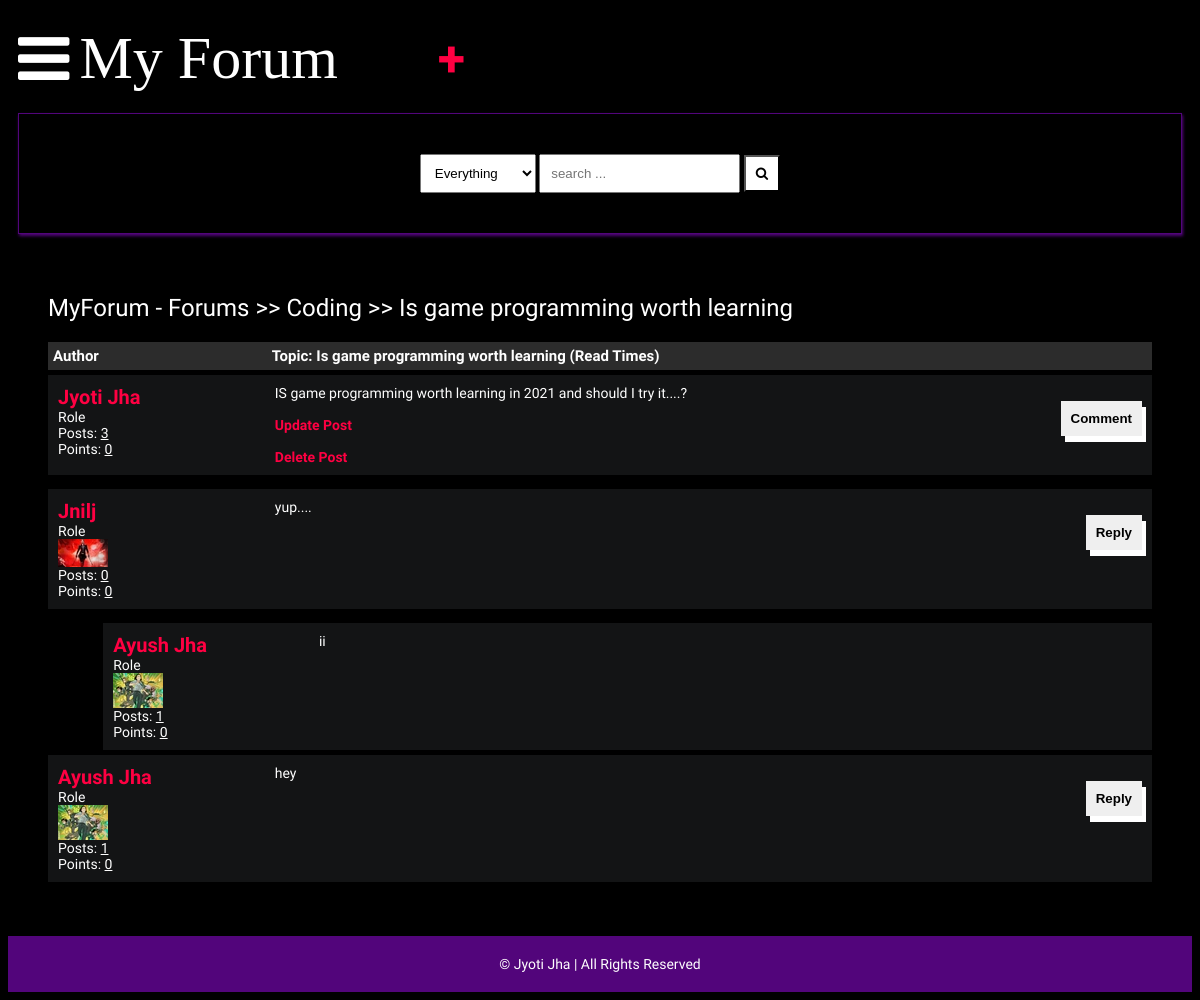
The page /detail/game-programming/ (signed in) on the database its author committed.
### main/models.py (models this page shows, shortened)
class Post(models.Model):
    title = models.CharField(max_length=400)
    slug = models.SlugField(max_length=400, unique=True, blank=True)
    user = models.ForeignKey(Author, on_delete=models.CASCADE)
    content = HTMLField()
    categories = models.ManyToManyField(Category)
    date = models.DateTimeField(auto_now_add=True)
    approved = models.BooleanField(default=True)
    hit_count_generic = GenericRelation(HitCount, object_id_field='object_pk',
        related_query_name='hit_count_generic_relation'
    )
    tags = TaggableManager()
    comments = models.ManyToManyField(Comment, blank=True)
    closed = models.BooleanField(default=False)
    state = models.CharField(max_length=40, default="zero")
    def get_url(self):
        return reverse("detail", kwargs={
            "slug":self.slug
        })

class Category(models.Model):
    title = models.CharField(max_length=50)
    slug = models.SlugField(max_length=400, unique=True, blank=True)
    description = models.TextField(default="description")
    class Meta:
        verbose_name_plural = "categories"
    def __str__(self):
        return self.title
    def get_url(self):
        return reverse("posts", kwargs={
            "slug":self.slug
        })

class Author(models.Model):
    user = models.OneToOneField(User, on_delete=models.CASCADE)
    fullname = models.CharField(max_length=40, blank=False)
    slug = slug = models.SlugField(max_length=400, unique=True, blank=True)
    bio = HTMLField()
    points = models.IntegerField(default=0)
    profile_pic = ResizedImageField(size=[50, 80], quality=100, upload_to="authors", default=None, blank=False, null=True)
    @property
    def num_posts(self):
        return Post.objects.filter(user=self).count()

class Comment(models.Model):
    user = models.ForeignKey(Author, on_delete=models.CASCADE)
    content = models.TextField()
    date = models.DateTimeField(auto_now_add=True)
    replies = models.ManyToManyField(Reply, blank=True)

class Reply(models.Model):
    user = models.ForeignKey(Author, on_delete=models.CASCADE)
    content = models.TextField()
    date = models.DateTimeField(auto_now_add=True)
    class Meta:
        verbose_name_plural = "replies"

### main/views.py (the view)
# urls.py: path("detail/<slug>/", detail, name="detail"),
def detail(request, slug):
    try:
        post = get_object_or_404(Post, slug=slug)
        author = Author.objects.get(user=request.user)
        if "comment-form" in request.POST:
            comment = request.POST.get("comment")
            new_comment, created = Comment.objects.get_or_create(user=author, content=comment)
            post.comments.add(new_comment.id)
        if "reply-form" in request.POST:
            reply = request.POST.get("reply")
            commenr_id = request.POST.get("comment-id")
            comment_obj = Comment.objects.get(id=commenr_id)
            new_reply, created = Reply.objects.get_or_create(user=author, content=reply)
            comment_obj.replies.add(new_reply.id)
        context = {
            "post":post,
            "title": post.title,
        }
        update_views(request, post)
        return render(request, "detail.html", context)
    except:
        return redirect("error404")

### main/context_processors.py (called while the page is built, shortened)
def searchFunction(request):
    search_context = {}
    posts = Post.objects.all()
    return search_context

### main/utils.py (called while the page is built)
def update_views(request, object):
    context = {}
    hit_count = get_hitcount_model().objects.get_for_object(object)
    hits = hit_count.hits
    hitcontext = context["hitcount"] = {"pk": hit_count.pk}
    hit_count_response = HitCountMixin.hit_count(request, hit_count)
    if hit_count_response.hit_counted:
        hits = hits+1
        hitcontext["hitcounted"] = hit_count_response.hit_counted
        hitcontext["hit_message"] = hit_count_response.hit_message
        hitcontext["total_hits"] = hits

### templates/detail.html (shortened to what this page needs)
{% extends 'base.html' %}
{% load hitcount_tags %}
{% block content %}
    <div class="container">
        <div class="navigate">
            <span><a href="{% url 'home' %}">MyForum - Forums</a> >> <a href="{{post.categories.all.0.get_url}}">{{post.categories.all.0}}</a> >> <a href="{{post.get_url}}">{{post.title}}</a></span>
        </div>
        <div class="topic-container">
            <div class="head">
                <div class="authors">Author</div>
                <div class="content">Topic: {{post.title}} (Read {% get_hit_count for post %} Times)</div>
            </div>
            <div class="body">
                <div class="authors">
                    <div class="username"><a href="">{{post.user.fullname|title}}</a></div>
                    <div>Role</div>
                    <div>Posts: <u>{{post.user.num_posts}}</u></div>
                    <div>Points: <u>{{post.user.points}}</u></div>
                </div>
                <div class="content">
                    {{post.content|safe}}
                    <br>
                    <div class="comment">
                        <button onclick="showComment()">Comment</button><br>
                        {% if user.is_authenticated %}
                        <a href=" {% url 'update_post' post.id  %} ">Update Post</a><br><br>
                        <a href=" {% url 'delete_post' post.id  %} ">Delete Post</a>
                        {% endif %}
                    </div>
                </div>
            </div>
        </div>
        {% for comment in post.comments.all %}
        <div class="comments-container">
            <div class="body">
                <div class="authors">
                    <div class="username"><a href="">{{comment.user.fullname|title}}</a></div>
                    <div>Role</div>
                    <img src="{{comment.user.profile_pic.url}}" alt="">
                    <div>Posts: <u>{{comment.user.num_posts}}</u></div>
                    <div>Points: <u>{{comment.user.points}}</u></div>
                </div>
                <div class="content">
                    {{comment.content}}
                    <br>
                    <div class="comment">
                        <button onclick="showReplies('comment{{comment.id}}')">Reply</button>
                    </div>
                </div>
            </div>
        </div>
        {% for reply in comment.replies.all %}
        <div class="comments-container" style="width: 95%; margin-left:5%;">
            <div class="body">
                <div class="authors">
                    <div class="username"><a href="">{{reply.user.fullname|title}}</a></div>
                    <div>Role</div>
                    <img src="{{reply.user.profile_pic.url}}" alt="">
                    <div>Posts: <u>{{reply.user.num_posts}}</u></div>
                    <div>Points: <u>{{reply.user.points}}</u></div>
                </div>
                <div class="content">
                    {{reply.content}}
                    <br>
                </div>
            </div>
        </div>
        {% endfor %}
        {% endfor %}
       </div>
    {% endblock content %}

### templates/base.html (shortened to what this page needs)
﻿{% load static %}
<!DOCTYPE html>
<html lang="en">
<head>
    <link rel="stylesheet" href="{% static 'style.css' %}">
    <link rel="stylesheet" href="https://cdnjs.cloudflare.com/ajax/libs/font-awesome/4.7.0/css/font-awesome.min.css">
</head>
<body>
    <header>
        <div class="navbar">
            <a class="bar-icon" id="iconBar" onclick="hideIconBar()"><i class="fa fa-bars"></i></a>
            <div class="brand">My Forum</div>
            {% if user.is_authenticated %}
            <div style="font-size:50px;font-weight:300px; margin-left:100px;"><a href="{% url 'create_post' %}">+</a></div>
            {% endif %}
        </div>
                <form action="{% url 'search_result' %}" role="form" method="GET">
                <div class="search-box">
                    <div>
                        <select name="search-box" id="">
                            <option value="Everything">Everything</option>
                        </select>
                        <input type="text" name="q" placeholder="search ...">
                        <button type="submit" name="search"><i class="fa fa-search"></i></button>
                    </div>
                </div>
                </form>
    </header>
    {% block content %}
    {% endblock content %}
    <footer>
        <span>&copy; Jyoti Jha | All Rights Reserved</span>
    </footer>
</body>
</html>

### static/style.css (style rules this page uses)
* { box-sizing: border-box; }
html { font-size: 14px; font-family: 'Titillium Web', sans-serif; background-color:rgb(0,0,0); color:#FEFEFE; }
a { color:#FF0042; font-weight: bolder; text-decoration: none; }
.container { margin: 20px; padding: 20px; }
header { margin-inline: 10px; }
.navbar { display:flex; align-items: center; }
.bar-icon { font-size: 60px; display: inline-block; margin-right:10px; color: #fff; cursor: pointer; }
.brand { font-size:60px; display: inline-block; font-family:aquire; }
.search-box { border: solid 1px #52057b; margin-top: 20px; padding: 40px; display:flex; justify-content: center; box-shadow:1px 2px 3px #52057b; }
.search-box select { padding: 10px; }
.search-box input { padding: 10px; }
.search-box button { padding: 10px; background-color:#fff; color:#000000; }
footer { margin-top: 20px; padding: 20px; background-color: #52057b; display: block; text-align: center; }
.navigate { margin-block: 20px; font-weight: lighter; font-size: 24px; }
.navigate a { color: #fff; }
.head { display: flex; background-color: #2C2C2C; padding: 5px; font-weight: bold; font-size: 15px; }
.authors { flex: 20%; }
.content { flex: 80%; }
.body { display: flex; background-color: #131415; padding: 10px; margin-top: 5px; }
.body .authors .username { font-size: 20px; }
.body .authors img { max-width: 50px; max-height: 80px; }
.body .content .comment button { border:none; padding:10px; font-weight: bolder; box-shadow: 4px 6px #fff; cursor: pointer; float: right; }

### rows shown on the page
Post: categories.all.0 "Coding", title "Is game programming worth learning", user.fullname "Jyoti Jha", user.num_posts "3", user.points "0", content "IS game programming worth learning in 2021 and should I try it....?"
Comment: user.fullname "Jnilj", user.profile_pic (picture), user.num_posts "0", user.points "0", content "yup...."
Reply: user.fullname "Ayush Jha", user.profile_pic (picture), user.num_posts "1", user.points "0", content "ii"
Comment: user.fullname "Ayush Jha", user.profile_pic (picture), user.num_posts "1", user.points "0", content "hey"
